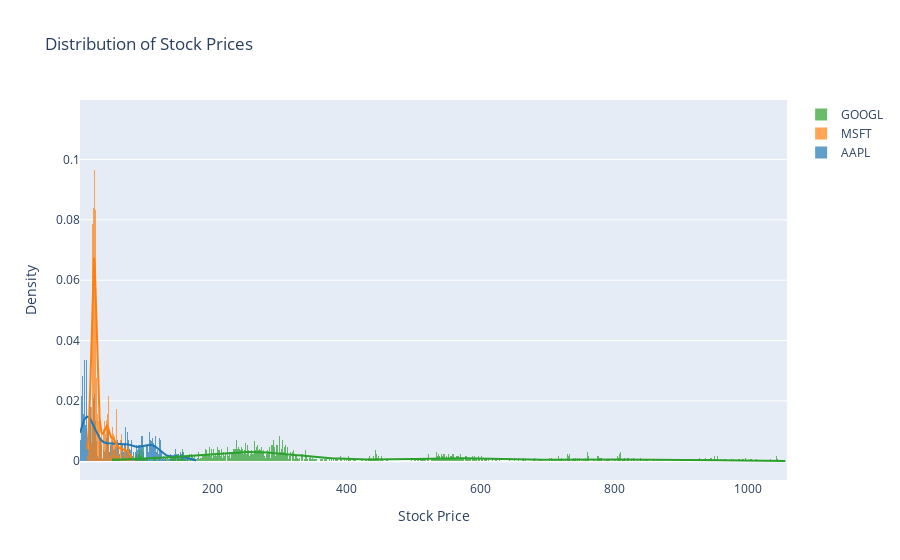

This figure's notebook cell:
### Markdown cell above
## **Histgram**
The Close data for each stock is collected into a list hist_data, and the labels for each stock are set in group_labels. Then, Plotly's ff.create_distplot function is used to create the histogram, setting the bin size to 0.5, displaying the histogram, and hiding the rug plot. After that, the update_layout method is used to set the graph's title and the labels for the X and Y axes, and finally, the histogram is displayed.

### Code cell
# Create a list of data
hist_data = [data_aapl['Close'], data_msft['Close'], data_googl['Close']]
group_labels = ['AAPL', 'MSFT', 'GOOGL']
# Create a histogram
fig = ff.create_distplot(hist_data, group_labels, bin_size=.5, show_hist=True, show_rug=False)
# Update the layout
fig.update_layout(title_text='Distribution of Stock Prices',
                  xaxis_title='Stock Price',
                  yaxis_title='Density')
# Display the figure
fig.show()

### Figure 1 — Plotly figure (JSON) as saved in the notebook; plotly's stock layout.template omitted (floating-point values rounded to 4 significant figures; data arrays with more than 128 entries replaced by an {"elided": "..."} marker saying what was removed)
{"data": [{"autobinx": false, "histnorm": "probability density", "legendgroup": "AAPL", "marker": {"color": "rgb(31, 119, 180)"}, "name": "AAPL", "opacity": 0.7, "type": "histogram", "x": {"elided": "3333 float values"}, "xaxis": "x", "xbins": {"end": 175.6, "size": 0.5, "start": 1.967}, "yaxis": "y"}, {"autobinx": false, "histnorm": "probability density", "legendgroup": "MSFT", "marker": {"color": "rgb(255, 127, 14)"}, "name": "MSFT", "opacity": 0.7, "type": "histogram", "x": {"elided": "3333 float values"}, "xaxis": "x", "xbins": {"end": 84.56, "size": 0.5, "start": 12.71}, "yaxis": "y"}, {"autobinx": false, "histnorm": "probability density", "legendgroup": "GOOGL", "marker": {"color": "rgb(44, 160, 44)"}, "name": "GOOGL", "opacity": 0.7, "type": "histogram", "x": {"elided": "3333 float values"}, "xaxis": "x", "xbins": {"end": 1058.0, "size": 0.5, "start": 50.01}, "yaxis": "y"}, {"legendgroup": "AAPL", "marker": {"color": "rgb(31, 119, 180)"}, "mode": "lines", "name": "AAPL", "showlegend": false, "type": "scatter", "x": {"elided": "500 float values"}, "xaxis": "x", "y": {"elided": "500 float values"}, "yaxis": "y"}, {"legendgroup": "MSFT", "marker": {"color": "rgb(255, 127, 14)"}, "mode": "lines", "name": "MSFT", "showlegend": false, "type": "scatter", "x": {"elided": "500 float values"}, "xaxis": "x", "y": {"elided": "500 float values"}, "yaxis": "y"}, {"legendgroup": "GOOGL", "marker": {"color": "rgb(44, 160, 44)"}, "mode": "lines", "name": "GOOGL", "showlegend": false, "type": "scatter", "x": {"elided": "500 float values"}, "xaxis": "x", "y": {"elided": "500 float values"}, "yaxis": "y"}], "layout": {"barmode": "overlay", "hovermode": "closest", "legend": {"traceorder": "reversed"}, "title": {"text": "Distribution of Stock Prices"}, "xaxis": {"anchor": "y2", "domain": [0, 1], "title": {"text": "Stock Price"}, "zeroline": false}, "yaxis": {"anchor": "free", "domain": [0, 1], "position": 0, "title": {"text": "Density"}}}}
